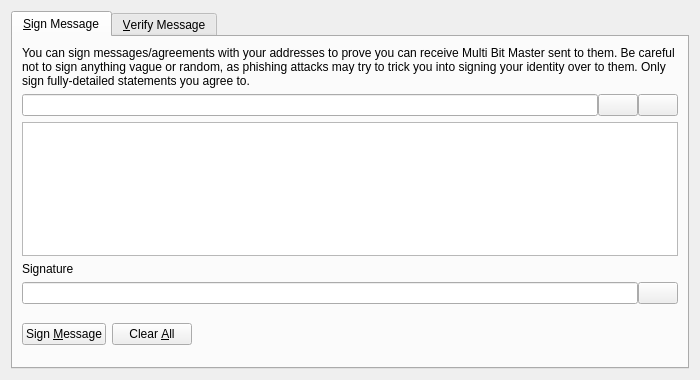
<?xml version="1.0" encoding="UTF-8"?>
<ui version="4.0">
 <class>SignVerifyMessageDialog</class>
 <widget class="QDialog" name="SignVerifyMessageDialog">
  <property name="geometry">
   <rect>
    <x>0</x>
    <y>0</y>
    <width>700</width>
    <height>380</height>
   </rect>
  </property>
  <property name="windowTitle">
   <string>Signatures - Sign / Verify a Message</string>
  </property>
  <property name="modal">
   <bool>true</bool>
  </property>
  <layout class="QVBoxLayout" name="verticalLayout">
   <item>
    <widget class="QTabWidget" name="tabWidget">
     <property name="currentIndex">
      <number>0</number>
     </property>
     <widget class="QWidget" name="tabSignMessage">
      <attribute name="title">
       <string>&amp;Sign Message</string>
      </attribute>
      <layout class="QVBoxLayout" name="verticalLayout_SM">
       <item>
        <widget class="QLabel" name="infoLabel_SM">
         <property name="text">
          <string>You can sign messages/agreements with your addresses to prove you can receive Multi Bit Master sent to them. Be careful not to sign anything vague or random, as phishing attacks may try to trick you into signing your identity over to them. Only sign fully-detailed statements you agree to.</string>
         </property>
         <property name="textFormat">
          <enum>Qt::PlainText</enum>
         </property>
         <property name="wordWrap">
          <bool>true</bool>
         </property>
        </widget>
       </item>
       <item>
        <layout class="QHBoxLayout" name="horizontalLayout_1_SM">
         <property name="spacing">
          <number>0</number>
         </property>
         <item>
          <widget class="QValidatedLineEdit" name="addressIn_SM">
           <property name="toolTip">
            <string>The Multi Bit Master address to sign the message with</string>
           </property>
          </widget>
         </item>
         <item>
          <widget class="QPushButton" name="addressBookButton_SM">
           <property name="toolTip">
            <string>Choose previously used address</string>
           </property>
           <property name="text">
            <string/>
           </property>
           <property name="shortcut">
            <string>Alt+A</string>
           </property>
           <property name="autoDefault">
            <bool>false</bool>
           </property>
          </widget>
         </item>
         <item>
          <widget class="QPushButton" name="pasteButton_SM">
           <property name="toolTip">
            <string>Paste address from clipboard</string>
           </property>
           <property name="text">
            <string/>
           </property>
           <property name="shortcut">
            <string>Alt+P</string>
           </property>
           <property name="autoDefault">
            <bool>false</bool>
           </property>
          </widget>
         </item>
        </layout>
       </item>
       <item>
        <widget class="QPlainTextEdit" name="messageIn_SM">
         <property name="toolTip">
          <string>Enter the message you want to sign here</string>
         </property>
        </widget>
       </item>
       <item>
        <widget class="QLabel" name="signatureLabel_SM">
         <property name="text">
          <string>Signature</string>
         </property>
         <property name="textFormat">
          <enum>Qt::PlainText</enum>
         </property>
        </widget>
       </item>
       <item>
        <layout class="QHBoxLayout" name="horizontalLayout_2_SM">
         <property name="spacing">
          <number>0</number>
         </property>
         <item>
          <widget class="QLineEdit" name="signatureOut_SM">
           <property name="font">
            <font>
             <italic>true</italic>
            </font>
           </property>
           <property name="readOnly">
            <bool>true</bool>
           </property>
          </widget>
         </item>
         <item>
          <widget class="QPushButton" name="copySignatureButton_SM">
           <property name="toolTip">
            <string>Copy the current signature to the system clipboard</string>
           </property>
           <property name="text">
            <string/>
           </property>
           <property name="autoDefault">
            <bool>false</bool>
           </property>
          </widget>
         </item>
        </layout>
       </item>
       <item>
        <layout class="QHBoxLayout" name="horizontalLayout_3_SM">
         <item>
          <widget class="QPushButton" name="signMessageButton_SM">
           <property name="toolTip">
            <string>Sign the message to prove you own this Multi Bit Master address</string>
           </property>
           <property name="text">
            <string>Sign &amp;Message</string>
           </property>
           <property name="autoDefault">
            <bool>false</bool>
           </property>
          </widget>
         </item>
         <item>
          <widget class="QPushButton" name="clearButton_SM">
           <property name="toolTip">
            <string>Reset all sign message fields</string>
           </property>
           <property name="text">
            <string>Clear &amp;All</string>
           </property>
           <property name="autoDefault">
            <bool>false</bool>
           </property>
          </widget>
         </item>
         <item>
          <spacer name="horizontalSpacer_1_SM">
           <property name="orientation">
            <enum>Qt::Horizontal</enum>
           </property>
           <property name="sizeHint" stdset="0">
            <size>
             <width>40</width>
             <height>48</height>
            </size>
           </property>
          </spacer>
         </item>
         <item>
          <widget class="QLabel" name="statusLabel_SM">
           <property name="font">
            <font>
             <weight>75</weight>
             <bold>true</bold>
            </font>
           </property>
           <property name="text">
            <string/>
           </property>
           <property name="wordWrap">
            <bool>true</bool>
           </property>
          </widget>
         </item>
         <item>
          <spacer name="horizontalSpacer_2_SM">
           <property name="orientation">
            <enum>Qt::Horizontal</enum>
           </property>
           <property name="sizeHint" stdset="0">
            <size>
             <width>40</width>
             <height>48</height>
            </size>
           </property>
          </spacer>
         </item>
        </layout>
       </item>
      </layout>
     </widget>
     <widget class="QWidget" name="tabVerifyMessage">
      <attribute name="title">
       <string>&amp;Verify Message</string>
      </attribute>
      <layout class="QVBoxLayout" name="verticalLayout_VM">
       <item>
        <widget class="QLabel" name="infoLabel_VM">
         <property name="text">
          <string>Enter the receiver's address, message (ensure you copy line breaks, spaces, tabs, etc. exactly) and signature below to verify the message. Be careful not to read more into the signature than what is in the signed message itself, to avoid being tricked by a man-in-the-middle attack. Note that this only proves the signing party receives with the address, it cannot prove sendership of any transaction!</string>
         </property>
         <property name="textFormat">
          <enum>Qt::PlainText</enum>
         </property>
         <property name="alignment">
          <set>Qt::AlignLeading|Qt::AlignLeft|Qt::AlignTop</set>
         </property>
         <property name="wordWrap">
          <bool>true</bool>
         </property>
        </widget>
       </item>
       <item>
        <layout class="QHBoxLayout" name="horizontalLayout_1_VM">
         <property name="spacing">
          <number>0</number>
         </property>
         <item>
          <widget class="QValidatedLineEdit" name="addressIn_VM">
           <property name="toolTip">
            <string>The Multi Bit Master address the message was signed with</string>
           </property>
          </widget>
         </item>
         <item>
          <widget class="QPushButton" name="addressBookButton_VM">
           <property name="toolTip">
            <string>Choose previously used address</string>
           </property>
           <property name="text">
            <string/>
           </property>
           <property name="shortcut">
            <string>Alt+A</string>
           </property>
           <property name="autoDefault">
            <bool>false</bool>
           </property>
          </widget>
         </item>
        </layout>
       </item>
       <item>
        <widget class="QPlainTextEdit" name="messageIn_VM"/>
       </item>
       <item>
        <widget class="QValidatedLineEdit" name="signatureIn_VM"/>
       </item>
       <item>
        <layout class="QHBoxLayout" name="horizontalLayout_2_VM">
         <item>
          <widget class="QPushButton" name="verifyMessageButton_VM">
           <property name="toolTip">
            <string>Verify the message to ensure it was signed with the specified Multi Bit Master address</string>
           </property>
           <property name="text">
            <string>Verify &amp;Message</string>
           </property>
           <property name="autoDefault">
            <bool>false</bool>
           </property>
          </widget>
         </item>
         <item>
          <widget class="QPushButton" name="clearButton_VM">
           <property name="toolTip">
            <string>Reset all verify message fields</string>
           </property>
           <property name="text">
            <string>Clear &amp;All</string>
           </property>
           <property name="autoDefault">
            <bool>false</bool>
           </property>
          </widget>
         </item>
         <item>
          <spacer name="horizontalSpacer_1_VM">
           <property name="orientation">
            <enum>Qt::Horizontal</enum>
           </property>
           <property name="sizeHint" stdset="0">
            <size>
             <width>40</width>
             <height>48</height>
            </size>
           </property>
          </spacer>
         </item>
         <item>
          <widget class="QLabel" name="statusLabel_VM">
           <property name="font">
            <font>
             <weight>75</weight>
             <bold>true</bold>
            </font>
           </property>
           <property name="text">
            <string/>
           </property>
           <property name="wordWrap">
            <bool>true</bool>
           </property>
          </widget>
         </item>
         <item>
          <spacer name="horizontalSpacer_2_VM">
           <property name="orientation">
            <enum>Qt::Horizontal</enum>
           </property>
           <property name="sizeHint" stdset="0">
            <size>
             <width>40</width>
             <height>48</height>
            </size>
           </property>
          </spacer>
         </item>
        </layout>
       </item>
      </layout>
     </widget>
    </widget>
   </item>
  </layout>
 </widget>
 <customwidgets>
  <customwidget>
   <class>QValidatedLineEdit</class>
   <extends>QLineEdit</extends>
   <header>qvalidatedlineedit.h</header>
  </customwidget>
 </customwidgets>
 <resources>
  <include location="../dash.qrc"/>
 </resources>
 <connections/>
</ui>
